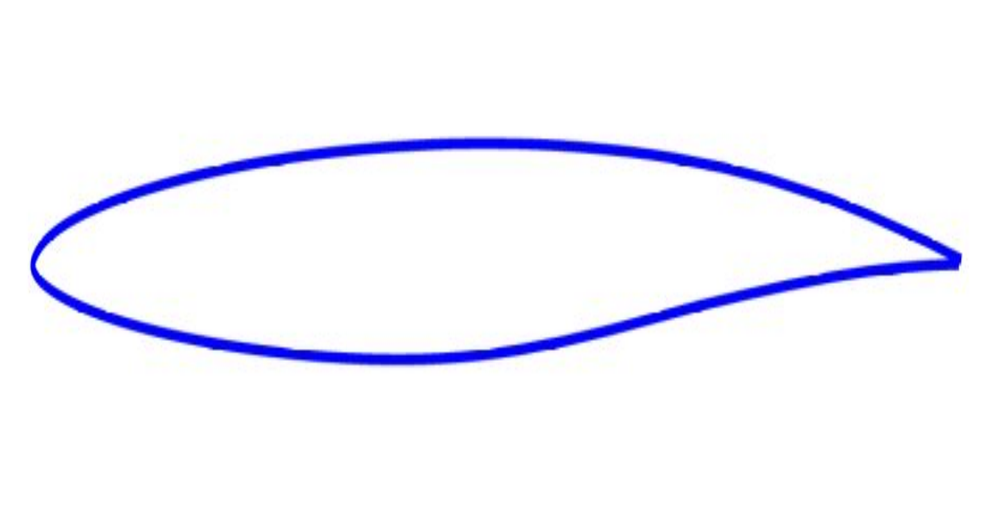
#> input picture braco/aero.png, 1000 x 510 px, shrunk from 1557 x 794 before the run
$ python image.py
#> lines starting #> are read from the running program, lines starting #| are printed output that depends on the picture; after the words box and inside, x2 and y2 are one past the last pixel; in counts of white or black regions, pixels touching at a corner belong together
import cv2
import numpy as np

from matplotlib import pyplot as plt

img = cv2.imread("aero.png", cv2.IMREAD_GRAYSCALE)
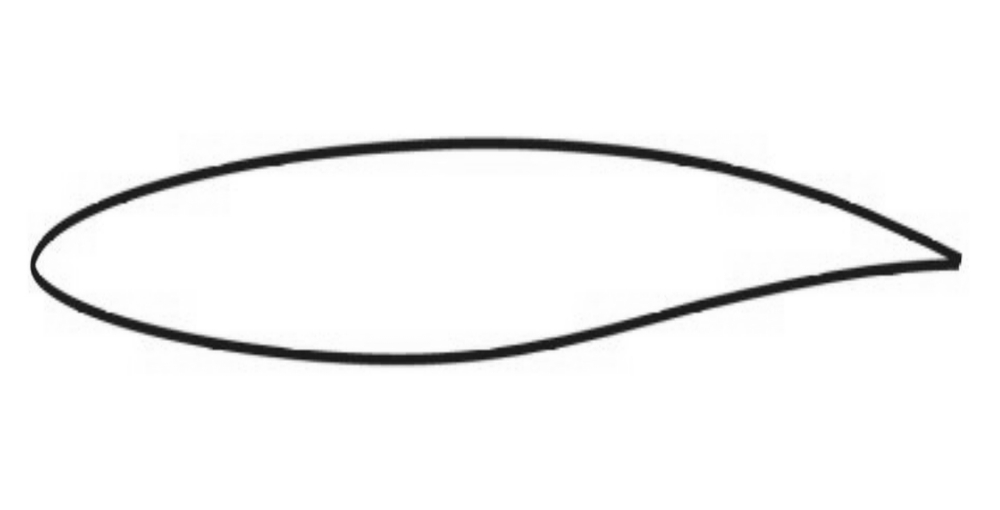
#> img: shape (510, 1000); min 21, max 255, mean 245.3

rows, cols = img.shape
#> rows = 510; cols = 1000

th, thresh = cv2.threshold(img, 100, 255, cv2.THRESH_BINARY)
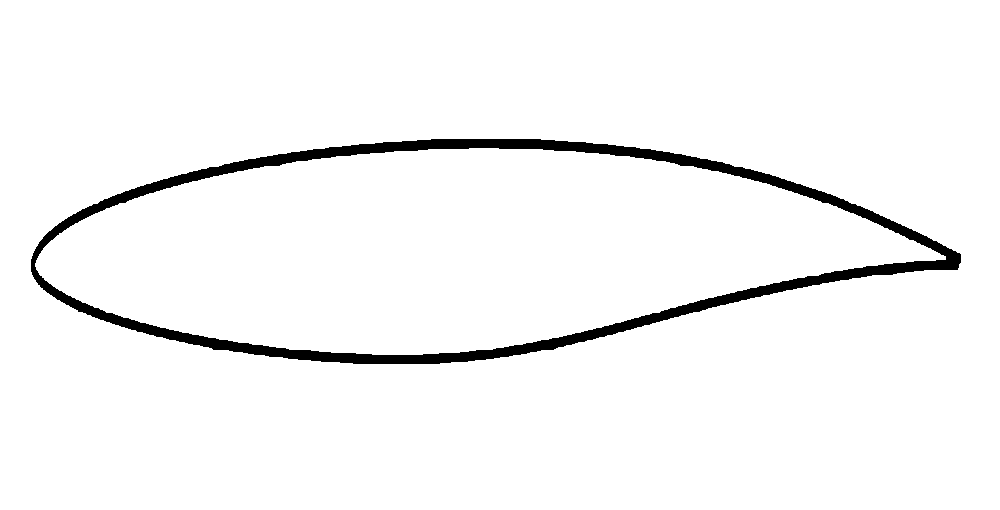
#> thresh: shape (510, 1000); 96.4% white; 1 black region, box (x1, y1, x2, y2) and area: (31, 139, 961, 364) 18355

floodfill = thresh.copy()

h, w = thresh.shape[:2]
#> h = 510; w = 1000
mask = np.zeros((h+2, w+2), np.uint8)

cv2.floodFill(floodfill, mask, (0,0), 255)

floodfill_inv = cv2.bitwise_not(floodfill)

im_without_hole = thresh + floodfill_inv
#> im_without_hole: shape (510, 1000); every value is 255

im_without_hole_copy = im_without_hole.copy()

contours, hierarchy = cv2.findContours(im_without_hole_copy, cv2.RETR_TREE, cv2.CHAIN_APPROX_SIMPLE)
#> contours = [[[0, 0], [0, 509], [999, 509], [999, 0]]]

zeros_img = np.zeros([rows, cols])

for i in range(len(contours)):
	cv2.drawContours(zeros_img, contours, i, 255, 1)
#> this loop made 1 pass
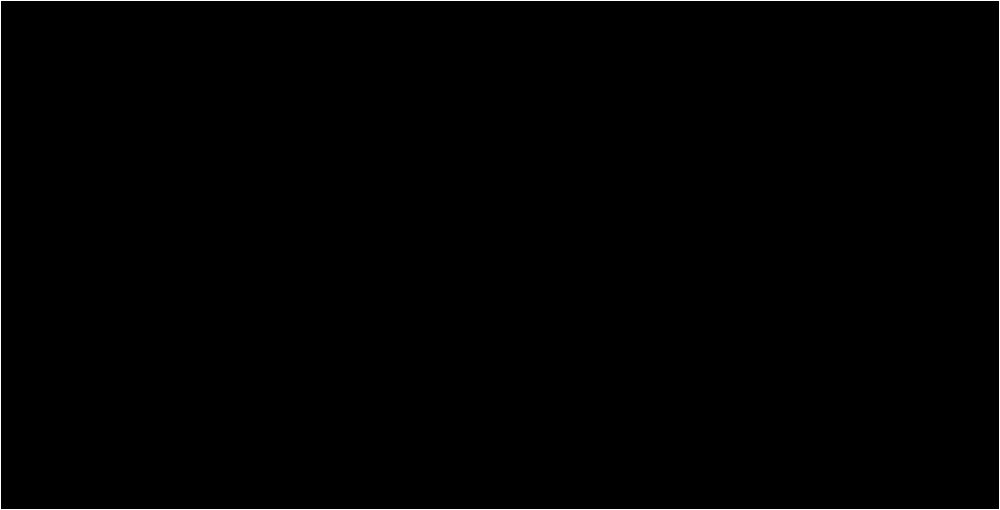
#> zeros_img: shape (510, 1000) float64; 0.59% white in thin lines or dots

plt.imshow(zeros_img, cmap = 'gray')
plt.show()

$ run again, with braco/circ.png copied over braco/aero.png
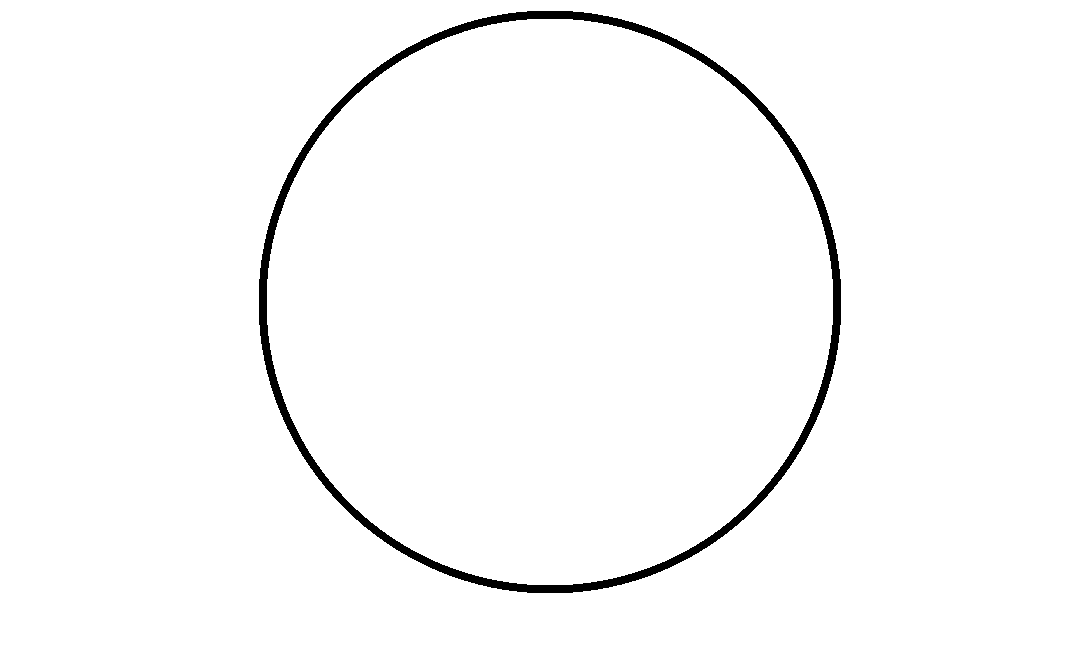
#> input picture braco/circ.png, 1076 x 672 px
#> img: shape (672, 1076); 98.1% white; 1 black region, box (x1, y1, x2, y2) and area: (259, 11, 841, 593) 13910
#> im_without_hole: shape (672, 1076); every value is 255
#> contours = [[[0, 0], [0, 671], [1075, 671], [1075, 0]]]
#> the loop `for i in range(len(contours)):` made 1 pass
#> after the loop `for i in range(len(contours)):`:
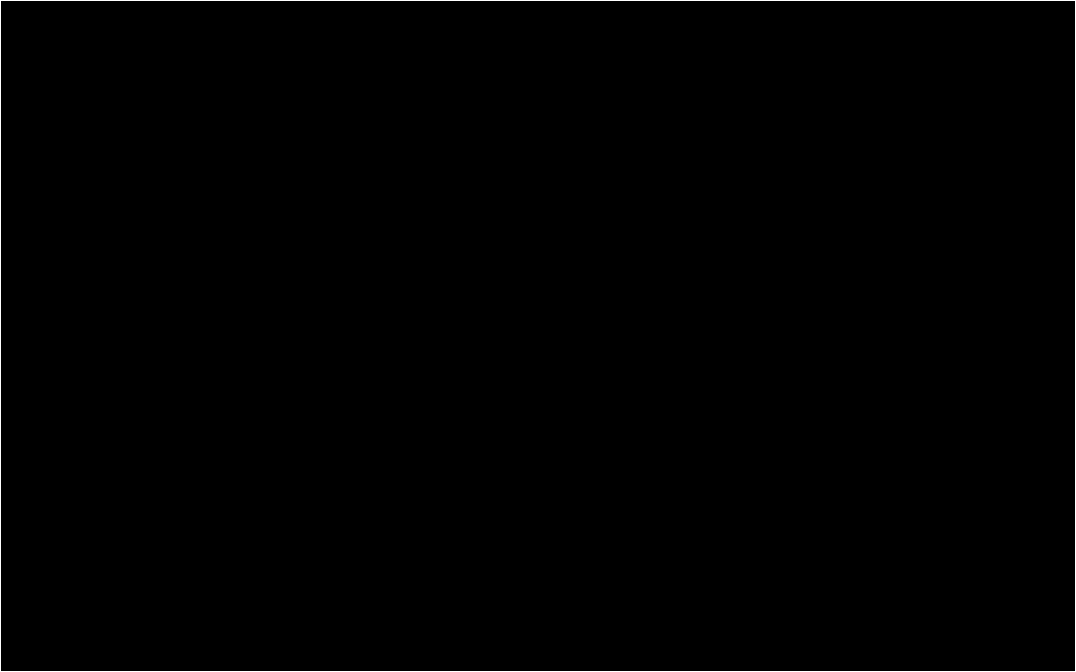
#> zeros_img: shape (672, 1076) float64; 0.48% white in thin lines or dots
